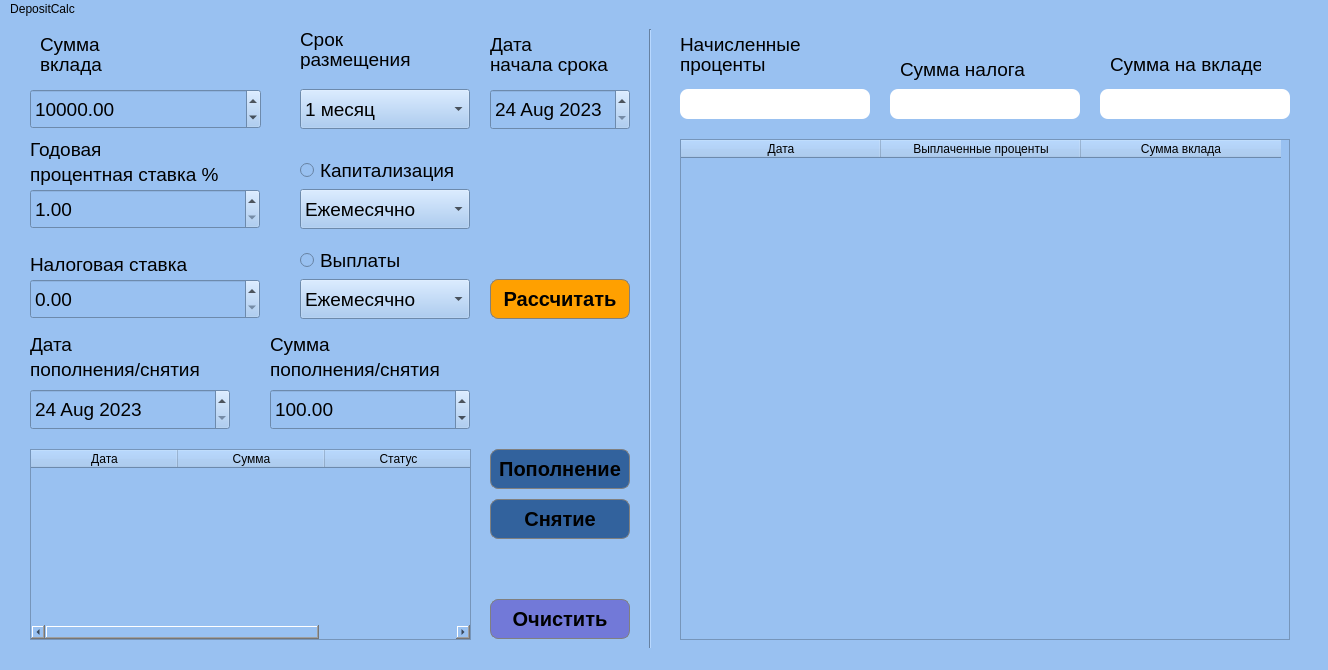
<?xml version="1.0" encoding="UTF-8"?>
<ui version="4.0">
 <class>DepositCalc</class>
 <widget class="QMainWindow" name="DepositCalc">
  <property name="geometry">
   <rect>
    <x>0</x>
    <y>0</y>
    <width>1328</width>
    <height>670</height>
   </rect>
  </property>
  <property name="windowTitle">
   <string>MainWindow</string>
  </property>
  <property name="styleSheet">
   <string notr="true">QWidget {
	background-color: rgb(153, 193, 241)
}</string>
  </property>
  <widget class="QWidget" name="centralwidget">
   <widget class="QLabel" name="label_9">
    <property name="geometry">
     <rect>
      <x>30</x>
      <y>110</y>
      <width>261</width>
      <height>41</height>
     </rect>
    </property>
    <property name="font">
     <font>
      <pointsize>14</pointsize>
     </font>
    </property>
    <property name="text">
     <string>Годовая</string>
    </property>
   </widget>
   <widget class="QLabel" name="label_8">
    <property name="geometry">
     <rect>
      <x>300</x>
      <y>30</y>
      <width>171</width>
      <height>20</height>
     </rect>
    </property>
    <property name="font">
     <font>
      <pointsize>14</pointsize>
     </font>
    </property>
    <property name="text">
     <string>размещения</string>
    </property>
   </widget>
   <widget class="QPushButton" name="pushButton_withdraw">
    <property name="geometry">
     <rect>
      <x>490</x>
      <y>480</y>
      <width>140</width>
      <height>40</height>
     </rect>
    </property>
    <property name="styleSheet">
     <string notr="true"> QPushButton {
	 background-color: #cfcfcf;
     border-radius: 8px;
     font: bold 14px;
     padding: 6px;
	 font-size: 20px;
	border: 1px solid #808080
 }

 QPushButton#pushButton_withdraw {
     background-color: #32629D;
 }</string>
    </property>
    <property name="text">
     <string>Снятие</string>
    </property>
   </widget>
   <widget class="QLabel" name="label_16">
    <property name="geometry">
     <rect>
      <x>680</x>
      <y>30</y>
      <width>171</width>
      <height>31</height>
     </rect>
    </property>
    <property name="font">
     <font>
      <pointsize>14</pointsize>
     </font>
    </property>
    <property name="text">
     <string>проценты</string>
    </property>
   </widget>
   <widget class="QTableWidget" name="tableWidget_2">
    <property name="geometry">
     <rect>
      <x>30</x>
      <y>430</y>
      <width>441</width>
      <height>191</height>
     </rect>
    </property>
    <property name="layoutDirection">
     <enum>Qt::LeftToRight</enum>
    </property>
    <attribute name="horizontalHeaderDefaultSectionSize">
     <number>147</number>
    </attribute>
    <attribute name="verticalHeaderDefaultSectionSize">
     <number>30</number>
    </attribute>
    <column>
     <property name="text">
      <string>Дата</string>
     </property>
    </column>
    <column>
     <property name="text">
      <string>Сумма</string>
     </property>
    </column>
    <column>
     <property name="text">
      <string>Статус</string>
     </property>
    </column>
   </widget>
   <widget class="QLabel" name="label_11">
    <property name="geometry">
     <rect>
      <x>490</x>
      <y>30</y>
      <width>171</width>
      <height>31</height>
     </rect>
    </property>
    <property name="font">
     <font>
      <pointsize>14</pointsize>
     </font>
    </property>
    <property name="text">
     <string>начала срока</string>
    </property>
   </widget>
   <widget class="QRadioButton" name="radioButton">
    <property name="geometry">
     <rect>
      <x>300</x>
      <y>140</y>
      <width>171</width>
      <height>23</height>
     </rect>
    </property>
    <property name="font">
     <font>
      <pointsize>14</pointsize>
     </font>
    </property>
    <property name="text">
     <string>Капитализация</string>
    </property>
   </widget>
   <widget class="QComboBox" name="comboBox_capital">
    <property name="geometry">
     <rect>
      <x>300</x>
      <y>170</y>
      <width>170</width>
      <height>40</height>
     </rect>
    </property>
    <property name="font">
     <font>
      <pointsize>14</pointsize>
     </font>
    </property>
    <item>
     <property name="text">
      <string>Ежемесячно</string>
     </property>
    </item>
    <item>
     <property name="text">
      <string>Ежеквартально</string>
     </property>
    </item>
    <item>
     <property name="text">
      <string>Ежегодно</string>
     </property>
    </item>
   </widget>
   <widget class="QComboBox" name="comboBox_term">
    <property name="geometry">
     <rect>
      <x>300</x>
      <y>70</y>
      <width>170</width>
      <height>40</height>
     </rect>
    </property>
    <property name="font">
     <font>
      <pointsize>14</pointsize>
     </font>
    </property>
    <item>
     <property name="text">
      <string>1 месяц</string>
     </property>
    </item>
    <item>
     <property name="text">
      <string>3 месяца</string>
     </property>
    </item>
    <item>
     <property name="text">
      <string>6 месяцев</string>
     </property>
    </item>
    <item>
     <property name="text">
      <string>9 месяцев</string>
     </property>
    </item>
    <item>
     <property name="text">
      <string>1 год</string>
     </property>
    </item>
    <item>
     <property name="text">
      <string>1.5 года</string>
     </property>
    </item>
    <item>
     <property name="text">
      <string>2 года</string>
     </property>
    </item>
    <item>
     <property name="text">
      <string>3 года</string>
     </property>
    </item>
    <item>
     <property name="text">
      <string>4 года</string>
     </property>
    </item>
    <item>
     <property name="text">
      <string>5 лет</string>
     </property>
    </item>
    <item>
     <property name="text">
      <string>6 лет</string>
     </property>
    </item>
    <item>
     <property name="text">
      <string>7 лет</string>
     </property>
    </item>
    <item>
     <property name="text">
      <string>10 лет</string>
     </property>
    </item>
    <item>
     <property name="text">
      <string>15 лет</string>
     </property>
    </item>
    <item>
     <property name="text">
      <string>20 лет</string>
     </property>
    </item>
    <item>
     <property name="text">
      <string>25 лет</string>
     </property>
    </item>
    <item>
     <property name="text">
      <string>30 лет</string>
     </property>
    </item>
   </widget>
   <widget class="QTableWidget" name="tableWidget">
    <property name="geometry">
     <rect>
      <x>680</x>
      <y>120</y>
      <width>610</width>
      <height>501</height>
     </rect>
    </property>
    <property name="layoutDirection">
     <enum>Qt::LeftToRight</enum>
    </property>
    <attribute name="horizontalHeaderDefaultSectionSize">
     <number>200</number>
    </attribute>
    <attribute name="verticalHeaderDefaultSectionSize">
     <number>30</number>
    </attribute>
    <column>
     <property name="text">
      <string>Дата</string>
     </property>
    </column>
    <column>
     <property name="text">
      <string>Выплаченные проценты</string>
     </property>
    </column>
    <column>
     <property name="text">
      <string>Сумма вклада</string>
     </property>
    </column>
   </widget>
   <widget class="QLabel" name="label_10">
    <property name="geometry">
     <rect>
      <x>30</x>
      <y>230</y>
      <width>171</width>
      <height>31</height>
     </rect>
    </property>
    <property name="font">
     <font>
      <pointsize>14</pointsize>
     </font>
    </property>
    <property name="text">
     <string>Налоговая ставка</string>
    </property>
   </widget>
   <widget class="QDateEdit" name="dateEdit_payment_withdrawal">
    <property name="geometry">
     <rect>
      <x>30</x>
      <y>370</y>
      <width>200</width>
      <height>41</height>
     </rect>
    </property>
    <property name="font">
     <font>
      <pointsize>14</pointsize>
     </font>
    </property>
    <property name="maximumDateTime">
     <datetime>
      <hour>23</hour>
      <minute>59</minute>
      <second>59</second>
      <year>2100</year>
      <month>12</month>
      <day>31</day>
     </datetime>
    </property>
    <property name="minimumDateTime">
     <datetime>
      <hour>0</hour>
      <minute>0</minute>
      <second>0</second>
      <year>2023</year>
      <month>8</month>
      <day>24</day>
     </datetime>
    </property>
    <property name="date">
     <date>
      <year>2023</year>
      <month>8</month>
      <day>24</day>
     </date>
    </property>
   </widget>
   <widget class="QDoubleSpinBox" name="doubleSpinBox_tax">
    <property name="geometry">
     <rect>
      <x>30</x>
      <y>260</y>
      <width>230</width>
      <height>40</height>
     </rect>
    </property>
    <property name="font">
     <font>
      <pointsize>14</pointsize>
     </font>
    </property>
    <property name="maximum">
     <double>100.000000000000000</double>
    </property>
   </widget>
   <widget class="QLabel" name="label_17">
    <property name="geometry">
     <rect>
      <x>1110</x>
      <y>30</y>
      <width>151</width>
      <height>31</height>
     </rect>
    </property>
    <property name="font">
     <font>
      <pointsize>14</pointsize>
     </font>
    </property>
    <property name="text">
     <string>Сумма на вкладе</string>
    </property>
   </widget>
   <widget class="QPushButton" name="pushButton_count">
    <property name="geometry">
     <rect>
      <x>490</x>
      <y>260</y>
      <width>140</width>
      <height>40</height>
     </rect>
    </property>
    <property name="styleSheet">
     <string notr="true"> QPushButton {
	 background-color: #cfcfcf;
     border-radius: 8px;
     font: bold 14px;
     padding: 6px;
	 font-size: 20px;
	border: 1px solid #808080
 }

 QPushButton#pushButton_count {
     background-color: #ffa000;
 }</string>
    </property>
    <property name="text">
     <string>Рассчитать</string>
    </property>
   </widget>
   <widget class="QLabel" name="label_13">
    <property name="geometry">
     <rect>
      <x>30</x>
      <y>340</y>
      <width>181</width>
      <height>21</height>
     </rect>
    </property>
    <property name="font">
     <font>
      <pointsize>14</pointsize>
     </font>
    </property>
    <property name="text">
     <string>пополнения/снятия</string>
    </property>
   </widget>
   <widget class="QRadioButton" name="radioButton_2">
    <property name="geometry">
     <rect>
      <x>300</x>
      <y>230</y>
      <width>112</width>
      <height>23</height>
     </rect>
    </property>
    <property name="font">
     <font>
      <pointsize>14</pointsize>
     </font>
    </property>
    <property name="text">
     <string>Выплаты</string>
    </property>
   </widget>
   <widget class="QDoubleSpinBox" name="doubleSpinBox_pw_amount">
    <property name="geometry">
     <rect>
      <x>270</x>
      <y>370</y>
      <width>200</width>
      <height>41</height>
     </rect>
    </property>
    <property name="font">
     <font>
      <pointsize>14</pointsize>
     </font>
    </property>
    <property name="minimum">
     <double>1.000000000000000</double>
    </property>
    <property name="maximum">
     <double>1000000000.000000000000000</double>
    </property>
    <property name="value">
     <double>100.000000000000000</double>
    </property>
   </widget>
   <widget class="QComboBox" name="comboBox_payment">
    <property name="geometry">
     <rect>
      <x>300</x>
      <y>260</y>
      <width>170</width>
      <height>40</height>
     </rect>
    </property>
    <property name="font">
     <font>
      <pointsize>14</pointsize>
     </font>
    </property>
    <item>
     <property name="text">
      <string>Ежемесячно</string>
     </property>
    </item>
    <item>
     <property name="text">
      <string>Ежеквартально</string>
     </property>
    </item>
    <item>
     <property name="text">
      <string>Ежегодно</string>
     </property>
    </item>
   </widget>
   <widget class="QPushButton" name="pushButton_clear">
    <property name="geometry">
     <rect>
      <x>490</x>
      <y>580</y>
      <width>140</width>
      <height>40</height>
     </rect>
    </property>
    <property name="styleSheet">
     <string notr="true">QPushButton {
	 background-color: #cfcfcf;
     border-radius: 8px;
     font: bold 14px;
     padding: 6px;
	 font-size: 20px;
	border: 1px solid #808080
 }

 QPushButton#pushButton_clear {
     background-color: #7279D8;
 }</string>
    </property>
    <property name="text">
     <string>Очистить</string>
    </property>
   </widget>
   <widget class="QDoubleSpinBox" name="doubleSpinBox_deposit_amount">
    <property name="geometry">
     <rect>
      <x>30</x>
      <y>70</y>
      <width>231</width>
      <height>40</height>
     </rect>
    </property>
    <property name="font">
     <font>
      <pointsize>14</pointsize>
     </font>
    </property>
    <property name="maximum">
     <double>1000000000.000000000000000</double>
    </property>
    <property name="value">
     <double>10000.000000000000000</double>
    </property>
   </widget>
   <widget class="QLabel" name="label_15">
    <property name="geometry">
     <rect>
      <x>900</x>
      <y>30</y>
      <width>151</width>
      <height>41</height>
     </rect>
    </property>
    <property name="font">
     <font>
      <pointsize>14</pointsize>
     </font>
    </property>
    <property name="text">
     <string>Сумма налога</string>
    </property>
   </widget>
   <widget class="QLabel" name="label_12">
    <property name="geometry">
     <rect>
      <x>30</x>
      <y>310</y>
      <width>131</width>
      <height>31</height>
     </rect>
    </property>
    <property name="font">
     <font>
      <pointsize>14</pointsize>
     </font>
    </property>
    <property name="text">
     <string>Дата</string>
    </property>
   </widget>
   <widget class="QTextEdit" name="textEdit_deposit">
    <property name="geometry">
     <rect>
      <x>1100</x>
      <y>70</y>
      <width>190</width>
      <height>30</height>
     </rect>
    </property>
    <property name="styleSheet">
     <string notr="true"> QTextEdit#textEdit_deposit {
     background-color: rgb(255, 255, 255);
	border-radius: 8px
 }</string>
    </property>
   </widget>
   <widget class="QDateEdit" name="dateEdit_start">
    <property name="geometry">
     <rect>
      <x>490</x>
      <y>70</y>
      <width>140</width>
      <height>41</height>
     </rect>
    </property>
    <property name="font">
     <font>
      <pointsize>14</pointsize>
     </font>
    </property>
    <property name="maximumDateTime">
     <datetime>
      <hour>23</hour>
      <minute>59</minute>
      <second>59</second>
      <year>2100</year>
      <month>12</month>
      <day>31</day>
     </datetime>
    </property>
    <property name="minimumDateTime">
     <datetime>
      <hour>0</hour>
      <minute>0</minute>
      <second>0</second>
      <year>2023</year>
      <month>8</month>
      <day>24</day>
     </datetime>
    </property>
    <property name="date">
     <date>
      <year>2023</year>
      <month>8</month>
      <day>24</day>
     </date>
    </property>
   </widget>
   <widget class="QDoubleSpinBox" name="doubleSpinBox_rate">
    <property name="geometry">
     <rect>
      <x>30</x>
      <y>170</y>
      <width>230</width>
      <height>40</height>
     </rect>
    </property>
    <property name="font">
     <font>
      <pointsize>14</pointsize>
     </font>
    </property>
    <property name="minimum">
     <double>1.000000000000000</double>
    </property>
    <property name="maximum">
     <double>100.000000000000000</double>
    </property>
    <property name="value">
     <double>1.000000000000000</double>
    </property>
   </widget>
   <widget class="QLabel" name="label_7">
    <property name="geometry">
     <rect>
      <x>40</x>
      <y>30</y>
      <width>171</width>
      <height>31</height>
     </rect>
    </property>
    <property name="font">
     <font>
      <pointsize>14</pointsize>
     </font>
    </property>
    <property name="text">
     <string>вклада</string>
    </property>
   </widget>
   <widget class="QTextEdit" name="textEdit_tax">
    <property name="geometry">
     <rect>
      <x>890</x>
      <y>70</y>
      <width>190</width>
      <height>30</height>
     </rect>
    </property>
    <property name="styleSheet">
     <string notr="true"> QTextEdit#textEdit_tax {
     background-color: rgb(255, 255, 255);
	border-radius: 8px
 }</string>
    </property>
   </widget>
   <widget class="QLabel" name="label_14">
    <property name="geometry">
     <rect>
      <x>900</x>
      <y>-30</y>
      <width>121</width>
      <height>31</height>
     </rect>
    </property>
    <property name="font">
     <font>
      <pointsize>14</pointsize>
     </font>
    </property>
    <property name="text">
     <string>Сумма</string>
    </property>
   </widget>
   <widget class="QTextEdit" name="textEdit_percentages">
    <property name="geometry">
     <rect>
      <x>680</x>
      <y>70</y>
      <width>190</width>
      <height>30</height>
     </rect>
    </property>
    <property name="styleSheet">
     <string notr="true"> QTextEdit#textEdit_percentages {
     background-color: rgb(255, 255, 255);
	border-radius: 8px
 }</string>
    </property>
   </widget>
   <widget class="QPushButton" name="pushButton_top">
    <property name="geometry">
     <rect>
      <x>490</x>
      <y>430</y>
      <width>140</width>
      <height>40</height>
     </rect>
    </property>
    <property name="styleSheet">
     <string notr="true"> QPushButton {
	 background-color: #cfcfcf;
     border-radius: 8px;
     font: bold 14px;
     padding: 6px;
	 font-size: 20px;
	border: 1px solid #808080
 }

 QPushButton#pushButton_top {
     background-color: #32629D;
 }</string>
    </property>
    <property name="text">
     <string>Пополнение</string>
    </property>
   </widget>
   <widget class="Line" name="line">
    <property name="geometry">
     <rect>
      <x>640</x>
      <y>10</y>
      <width>21</width>
      <height>621</height>
     </rect>
    </property>
    <property name="orientation">
     <enum>Qt::Vertical</enum>
    </property>
   </widget>
   <widget class="QLabel" name="label_18">
    <property name="geometry">
     <rect>
      <x>490</x>
      <y>10</y>
      <width>141</width>
      <height>31</height>
     </rect>
    </property>
    <property name="font">
     <font>
      <pointsize>14</pointsize>
     </font>
    </property>
    <property name="text">
     <string>Дата</string>
    </property>
   </widget>
   <widget class="QLabel" name="label_20">
    <property name="geometry">
     <rect>
      <x>270</x>
      <y>340</y>
      <width>191</width>
      <height>21</height>
     </rect>
    </property>
    <property name="font">
     <font>
      <pointsize>14</pointsize>
     </font>
    </property>
    <property name="text">
     <string>пополнения/снятия</string>
    </property>
   </widget>
   <widget class="QLabel" name="label_21">
    <property name="geometry">
     <rect>
      <x>300</x>
      <y>10</y>
      <width>171</width>
      <height>21</height>
     </rect>
    </property>
    <property name="font">
     <font>
      <pointsize>14</pointsize>
     </font>
    </property>
    <property name="text">
     <string>Cрок</string>
    </property>
   </widget>
   <widget class="QLabel" name="label_19">
    <property name="geometry">
     <rect>
      <x>40</x>
      <y>10</y>
      <width>171</width>
      <height>31</height>
     </rect>
    </property>
    <property name="font">
     <font>
      <pointsize>14</pointsize>
     </font>
    </property>
    <property name="text">
     <string>Cумма</string>
    </property>
   </widget>
   <widget class="QLabel" name="label_22">
    <property name="geometry">
     <rect>
      <x>270</x>
      <y>310</y>
      <width>131</width>
      <height>31</height>
     </rect>
    </property>
    <property name="font">
     <font>
      <pointsize>14</pointsize>
     </font>
    </property>
    <property name="text">
     <string>Сумма</string>
    </property>
   </widget>
   <widget class="QLabel" name="label_23">
    <property name="geometry">
     <rect>
      <x>680</x>
      <y>10</y>
      <width>191</width>
      <height>31</height>
     </rect>
    </property>
    <property name="font">
     <font>
      <pointsize>14</pointsize>
     </font>
    </property>
    <property name="text">
     <string>Начисленные</string>
    </property>
   </widget>
   <widget class="QLabel" name="label_24">
    <property name="geometry">
     <rect>
      <x>30</x>
      <y>140</y>
      <width>261</width>
      <height>31</height>
     </rect>
    </property>
    <property name="font">
     <font>
      <pointsize>14</pointsize>
     </font>
    </property>
    <property name="text">
     <string>процентная ставка %</string>
    </property>
   </widget>
  </widget>
  <widget class="QMenuBar" name="menubar">
   <property name="geometry">
    <rect>
     <x>0</x>
     <y>0</y>
     <width>1328</width>
     <height>22</height>
    </rect>
   </property>
   <widget class="QMenu" name="menuDepositCalc">
    <property name="title">
     <string>DepositCalc</string>
    </property>
    <addaction name="actionCreditCalc"/>
    <addaction name="actionSmartCalc"/>
   </widget>
   <addaction name="menuDepositCalc"/>
  </widget>
  <widget class="QStatusBar" name="statusbar"/>
  <action name="actionCreditCalc">
   <property name="text">
    <string>CreditCalc</string>
   </property>
  </action>
  <action name="actionSmartCalc">
   <property name="text">
    <string>SmartCalc</string>
   </property>
  </action>
 </widget>
 <resources/>
 <connections/>
</ui>
